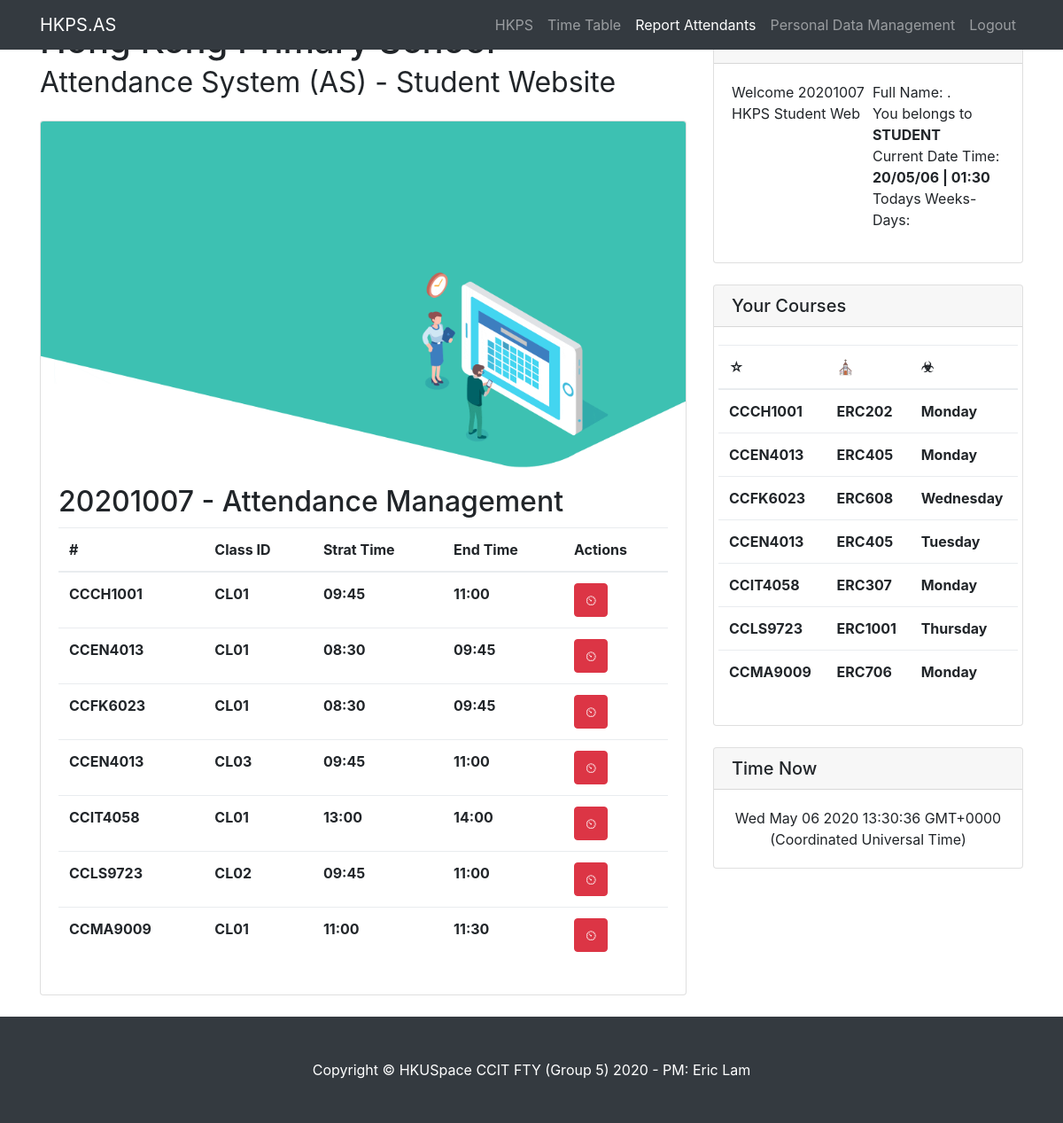
Screenshot of /student/r_attendent.php (signed in) with the database file from the repository.
### tables this page shows
CREATE TABLE `ClassMgr` (
  `sysid` varchar(50) NOT NULL,
  `cID` varchar(50) NOT NULL,
  `classID` varchar(50) NOT NULL,
  `tTime` varchar(50) NOT NULL,
  `eTime` varchar(50) DEFAULT NULL,
  `tWeek` varchar(20) NOT NULL
);

CREATE TABLE `CoursesMgr` (
  `cID` varchar(100) NOT NULL,
  `cName` varchar(50) DEFAULT NULL,
  `Place` varchar(100) NOT NULL
);

### student/r_attendent.php (the view, shortened to what this page needs)
<!DOCTYPE html>
<?php
include_once("../assert/assert.php");
include_once("../backend/mysql/connection.php");
$sid = $_SESSION['student_id'];
$cIDM = array();
$clIDM = array();
$searchArray = array();
$queryResultArray = array();
$getAllCourcesAreStudying = $conn->query("SELECT * FROM student_courses_info WHERE studentid = '$sid'");
if($getAllCourcesAreStudying->num_rows > 0) {
	while($row = $getAllCourcesAreStudying->fetch_assoc()) {
		array_push($cIDM, $row['cID']);
		array_push($clIDM, $row['classID']);
	}
}
if(count($cIDM) > 0) {
	for($i = 0; $i < count($cIDM); $i++) {
		$searchArray[$i] = $conn->query("SELECT * FROM ClassMgr WHERE cID = '$cIDM[$i]' AND classID = '$clIDM[$i]'");
	}
}
if(count($cIDM) > 0){
	for($i = 0; $i < count($cIDM); $i++) {
		$queryResultArray[$i] = $searchArray[$i]->fetch_assoc();
	}
}
function button_form_manager($weeks,$startTime,$endTime,$cID,$classID) {
	$timeNow = date("h:i:sa");
	$wdk = date("l", strtotime(date("d-M-Y")));
	$converedTime = date("H:i", strtotime($timeNow));
	$lateCounter = date("H:i",strtotime('+10 minutes',strtotime($startTime)));
	if($weeks == $wdk) {
		if($converedTime < $startTime || $converedTime > $endTime) {
			return '<button type="submit" class="btn btn-danger">⏲</button>';
			} else if($converedTime >= $startTime && $converedTime <= $lateCounter) {
				return '<button type="submit" class="btn btn-success" onClick="window.location.href=\'../backend/dataManagement/student_attend_management.php?cID='. $cID . '&classID=' . $classID . '&stratTime=' . $startTime .'\';">🕘</button>';
				} else if($converedTime >= $lateCounter && $converedTime <= $endTime) {
					return '<button type="submit" class="btn btn-warning" onClick="window.location.href=\'../backend/dataManagement/student_attend_management.phpcID='. $cID . '&classID=' . $classID . '&stratTime=' . $startTime . '\';">⏰</button>';
				}
	} else {
		return '<button type="submit" class="btn btn-danger">⏲</button>';
	}
}
?>
<html lang="en">
<head>
  <link href="//cdn.hypernology.com/bootstrap/css/bootstrap.min.css" rel="stylesheet">
  <link href="../css/calendar.css" type="text/css" rel="stylesheet" />
  <link rel="stylesheet" href="https://cdnjs.cloudflare.com/ajax/libs/font-awesome/4.7.0/css/font-awesome.min.css">
  <link href="//cdn.hypernology.com/css/hrms.css" rel="stylesheet">
</head>
<body onload=display_ct();>
  <nav class="navbar navbar-expand-lg navbar-dark bg-dark fixed-top">
    <div class="container">
      <a class="navbar-brand" href="#">HKPS.AS</a>
      <div class="collapse navbar-collapse" id="navbarResponsive">
        <ul class="navbar-nav ml-auto">
          <li class="nav-item">
            <a class="nav-link" href="../student.php">HKPS
            </a>
          </li>
          <li class="nav-item">
            <a class="nav-link" href="t_table.php">Time Table</a>
          </li>
          <li class="nav-item active">
            <a class="nav-link" href="r_attendent.php">Report Attendants</a>
          </li>
          <li class="nav-item">
            <a class="nav-link" href="pdm.php">Personal Data Management</a>
          </li>
          <li class="nav-item">
            <a class="nav-link" href="../logout.php">Logout</a>
          </li>
        </ul>
      </div>
    </div>
  </nav>
  <div class="container">
    <div class="row">
      <div class="col-md-8">
        <h1 class="my-4">Hong Kong Primary School<br>
          <small>Attendance System (AS) - Student Website</small>
        </h1>
        <div class="card mb-4">
		<img class="card-img-top" src="../images/timeAttendance.gif">
		<div class="card-body">
		<h2 class="card-title"><?php echo $sid;?> - Attendance Management</h2>
		<table style="width:100%" class="table"><thead><tr><th scope="col">#</th><th>Class ID</th><th>Strat Time</th><th>End Time</th><th>Actions</th></tr></thead><tbody>
	    <?php
		if(count($cIDM) > 0) {
		    for($i = 0; $i < count($cIDM); $i++) {
				$getWeek = $queryResultArray[$i]["tWeek"];
                $startTime = $queryResultArray[$i]["tTime"];
				$endTime = $queryResultArray[$i]["eTime"];
				$cID = $queryResultArray[$i]["cID"];
				$classID = $queryResultArray[$i]["classID"];
				echo "<tr><th scope=\"row\">".$queryResultArray[$i]["cID"]."</th><th>".$queryResultArray[$i]["classID"]."</th><th>".$queryResultArray[$i]["tTime"]."</th><th>".$queryResultArray[$i]["eTime"]."</th><th>". button_form_manager($getWeek,$startTime,$endTime,$cID,$classID) ."</th>";
			}
		}
		?>
		</table>
        </div>
        </div>
        </div>
      <div class="col-md-4">
        <div class="card my-4">
          <h5 class="card-header">Your Information</h5>
          <div class="card-body">
            <div class="input-group">
			<p>Welcome <?php echo $_SESSION["student_id"]; ?> HKPS Student Web<br>
			<p>Full Name: <strong><?php echo $_SESSION['student_name']; ?></strong>.<br>
			You belongs to <strong>STUDENT</strong><br>Current Date Time: <strong><?php echo date("y/m/d") . " | " . date("h:i"); ?></strong><br>
			Todays Weeks-Days: <strong><?php echo $_SESSION['weekDayManager']; ?></strong></p>
            </div>
          </div>
        </div>
        <div class="card my-4">
          <h5 class="card-header">Your Courses</h5>
          <div class="card-body">
            <div class="row">
					<table style="width:100%" class="table"><thead><tr><th scope="col">☆</th><th>⛪</th><th>☣</th></tr></thead><tbody>
	    <?php
		if(count($cIDM) > 0) {
		    for($i = 0; $i < count($cIDM); $i++) {
				$getCID = $queryResultArray[$i]["cID"];
				$getPlace = $conn->query("SELECT Place FROM CoursesMgr WHERE cID='$getCID'");
				$placeResult = $getPlace->fetch_assoc();
				echo "<tr><th scope=\"row\">".$queryResultArray[$i]["cID"]."</th><th>".$placeResult["Place"]."</th><th>".$queryResultArray[$i]["tWeek"]."</th>";
			}
		}
		?>
		</table>
            </div>
          </div>
        </div>
        <div class="card my-4">
          <h5 class="card-header">Time Now</h5>
          <div class="card-body">
            <div class="row">
			<span id='ct' align="center"></span>
            </div>
          </div>
          </div>
        </div>
      </div>
    </div>
  <footer class="py-5 bg-dark">
    <div class="container">
      <?php footer(); ?>
    </div>
  </footer>
</body>
</html>

### assert/assert.php (shortened to what this page needs)
<?php
function footer() {
	echo "<p class=\"m-0 text-center text-white\">Copyright &copy; HKUSpace CCIT FTY (Group 5) 2020 - PM: Eric Lam</p>";
}
?>

### assert/assert.php (style rules this page uses)
footer { width: 100%; bottom:0px; left:0px; background: #333; }

### rows the page displays
classmgr: cID "CCCH1001", classID "CL01", tTime "09:45", eTime "11:00", cID.Place "ERC202", tWeek "Monday"
classmgr: cID "CCEN4013", classID "CL01", tTime "08:30", eTime "09:45", cID.Place "ERC405", tWeek "Monday"
classmgr: cID "CCFK6023", classID "CL01", tTime "08:30", eTime "09:45", cID.Place "ERC608", tWeek "Wednesday"
classmgr: cID "CCEN4013", classID "CL03", tTime "09:45", eTime "11:00", cID.Place "ERC405", tWeek "Tuesday"
classmgr: cID "CCIT4058", classID "CL01", tTime "13:00", eTime "14:00", cID.Place "ERC307", tWeek "Monday"
classmgr: cID "CCLS9723", classID "CL02", tTime "09:45", eTime "11:00", cID.Place "ERC1001", tWeek "Thursday"
classmgr: cID "CCMA9009", classID "CL01", tTime "11:00", eTime "11:30", cID.Place "ERC706", tWeek "Monday"

### other values shown
$sid "20201007"
$_SESSION["student_id"] "20201007"
